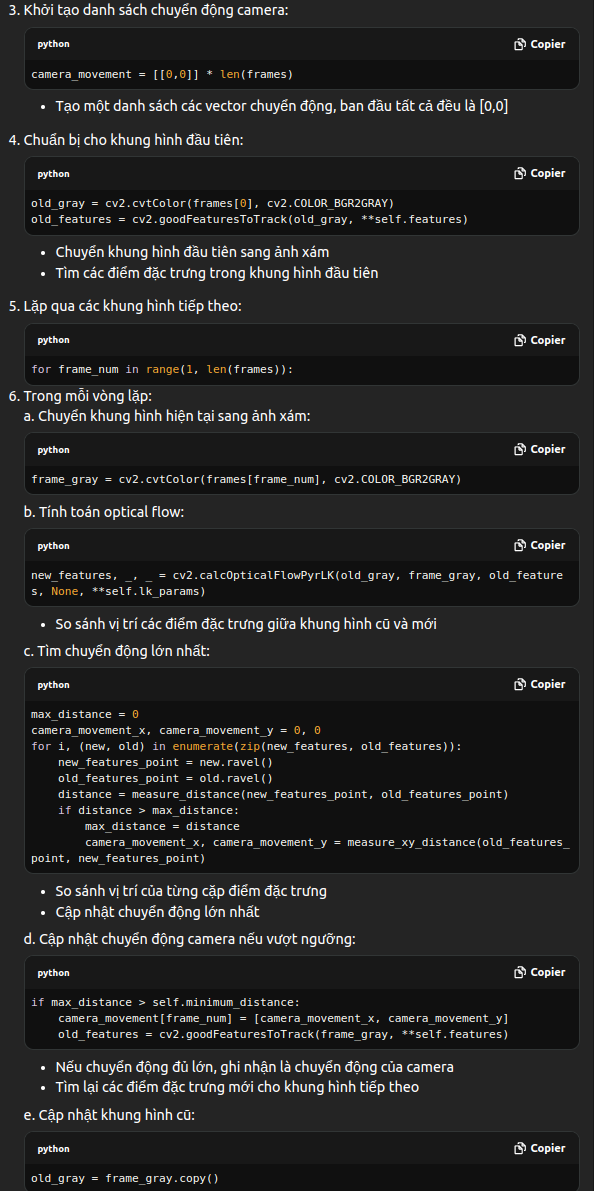
#> input picture source/camera_movement/doc.png, 594 x 1191 px
$ python temp.py
#> lines starting #> are read from the running program, lines starting #| are printed output that depends on the picture
import cv2
import numpy as np

# Đọc ảnh
image = cv2.imread('source/camera_movement/doc.png')
#> image is the input picture: shape (1191, 594, 3); mean B, G, R 36.3, 36.5, 36.5
gray = cv2.cvtColor(image, cv2.COLOR_BGR2GRAY)
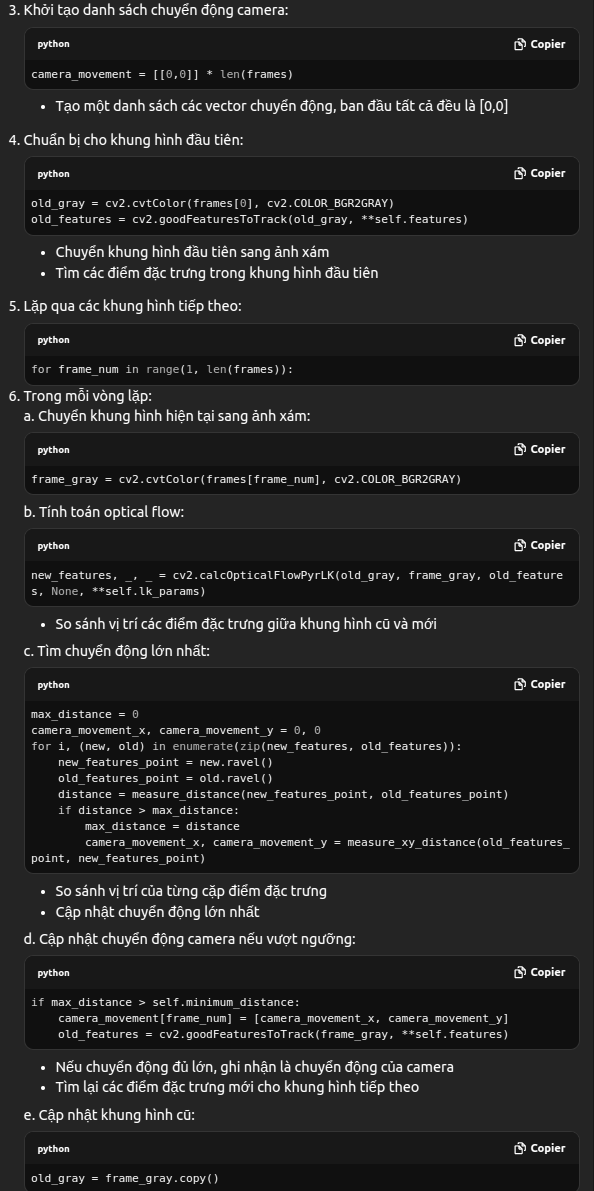
#> gray: shape (1191, 594); min 16, max 255, mean 36.4

# Các tham số
max_corners = 100  # Số điểm đặc trưng tối đa
quality_level = 0.01  # Chất lượng của điểm đặc trưng
min_distance = 10  # Khoảng cách tối thiểu giữa các điểm đặc trưng

# Phát hiện các điểm đặc trưng
corners = cv2.goodFeaturesToTrack(gray, maxCorners=max_corners, qualityLevel=quality_level, minDistance=min_distance)
#> corners = 100 rows, first 8: [337, 204], [350, 201], [438, 477], [418, 477], [391, 477], [304, 573], [112, 895], [112, 628]
# shape (100, 1, 2)

# # Vẽ các điểm đặc trưng lên ảnh
if corners is not None:
    for corner in corners:
        print(corner.ravel())
        x, y = corner.ravel()
        print(type(x))
        break
#> this loop made 1 pass
#| [337. 204.]
#| <class 'numpy.float32'>

        # cv2.circle(image, (x, y), 3, 255, -1)  # Vẽ hình tròn tại mỗi điểm đặc trưng

# # Hiển thị ảnh kết quả
# cv2.imshow('Good Features to Track', image)
# cv2.waitKey(0)
# cv2.destroyAllWindows()
